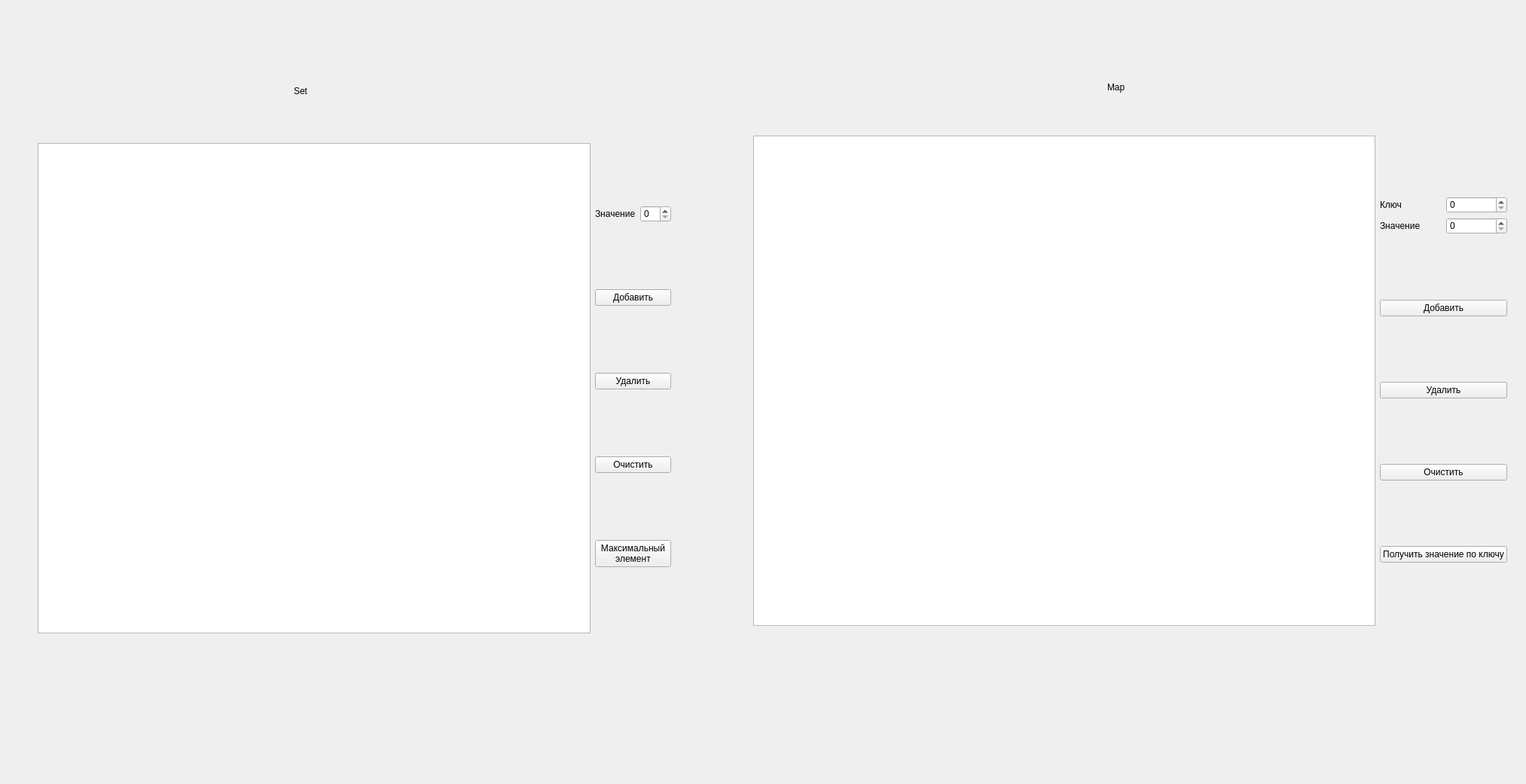
<?xml version="1.0" encoding="UTF-8"?>
<ui version="4.0">
 <class>MainWindow</class>
 <widget class="QMainWindow" name="MainWindow">
  <property name="geometry">
   <rect>
    <x>0</x>
    <y>0</y>
    <width>2026</width>
    <height>1041</height>
   </rect>
  </property>
  <property name="windowTitle">
   <string>MainWindow</string>
  </property>
  <property name="styleSheet">
   <string notr="true">color: rgb(0, 0, 0);
font: 700 italic 15pt &quot;Ubuntu&quot;;</string>
  </property>
  <widget class="QWidget" name="centralwidget">
   <widget class="QLabel" name="label">
    <property name="geometry">
     <rect>
      <x>390</x>
      <y>100</y>
      <width>91</width>
      <height>41</height>
     </rect>
    </property>
    <property name="text">
     <string>Set</string>
    </property>
   </widget>
   <widget class="QLabel" name="label_2">
    <property name="geometry">
     <rect>
      <x>1470</x>
      <y>90</y>
      <width>161</width>
      <height>51</height>
     </rect>
    </property>
    <property name="text">
     <string>Map</string>
    </property>
   </widget>
   <widget class="QWidget" name="layoutWidget">
    <property name="geometry">
     <rect>
      <x>1000</x>
      <y>180</y>
      <width>1001</width>
      <height>651</height>
     </rect>
    </property>
    <layout class="QHBoxLayout" name="horizontalLayout_4">
     <item>
      <widget class="QTextEdit" name="mapTextEdit"/>
     </item>
     <item>
      <layout class="QVBoxLayout" name="verticalLayout_2">
       <item>
        <layout class="QVBoxLayout" name="verticalLayout">
         <item>
          <layout class="QHBoxLayout" name="horizontalLayout_3">
           <item>
            <widget class="QLabel" name="label_5">
             <property name="text">
              <string>Ключ</string>
             </property>
            </widget>
           </item>
           <item>
            <widget class="QSpinBox" name="spb_map_key"/>
           </item>
          </layout>
         </item>
         <item>
          <layout class="QHBoxLayout" name="horizontalLayout_2">
           <item>
            <widget class="QLabel" name="label_4">
             <property name="text">
              <string>Значение</string>
             </property>
            </widget>
           </item>
           <item>
            <widget class="QSpinBox" name="spb_map_value"/>
           </item>
          </layout>
         </item>
        </layout>
       </item>
       <item>
        <widget class="QPushButton" name="spb_map_add">
         <property name="text">
          <string>Добавить</string>
         </property>
        </widget>
       </item>
       <item>
        <widget class="QPushButton" name="spb_map_remove">
         <property name="text">
          <string>Удалить</string>
         </property>
        </widget>
       </item>
       <item>
        <widget class="QPushButton" name="spb_map_clear">
         <property name="text">
          <string>Очистить</string>
         </property>
        </widget>
       </item>
       <item>
        <widget class="QPushButton" name="spb_map_getValue">
         <property name="text">
          <string>Получить значение по ключу</string>
         </property>
        </widget>
       </item>
      </layout>
     </item>
    </layout>
   </widget>
   <widget class="QWidget" name="layoutWidget">
    <property name="geometry">
     <rect>
      <x>50</x>
      <y>190</y>
      <width>841</width>
      <height>651</height>
     </rect>
    </property>
    <layout class="QHBoxLayout" name="horizontalLayout_5">
     <item>
      <widget class="QTextEdit" name="setTextEdit"/>
     </item>
     <item>
      <layout class="QVBoxLayout" name="verticalLayout_3">
       <item>
        <layout class="QHBoxLayout" name="horizontalLayout">
         <item>
          <widget class="QLabel" name="label_3">
           <property name="text">
            <string>Значение</string>
           </property>
          </widget>
         </item>
         <item>
          <widget class="QSpinBox" name="spb_set_value"/>
         </item>
        </layout>
       </item>
       <item>
        <widget class="QPushButton" name="bnt_set_add">
         <property name="text">
          <string>Добавить</string>
         </property>
        </widget>
       </item>
       <item>
        <widget class="QPushButton" name="bnt_set_remove">
         <property name="text">
          <string>Удалить</string>
         </property>
        </widget>
       </item>
       <item>
        <widget class="QPushButton" name="bnt_set_clear">
         <property name="text">
          <string>Очистить</string>
         </property>
        </widget>
       </item>
       <item>
        <widget class="QPushButton" name="pushButton">
         <property name="text">
          <string>Максимальный
элемент</string>
         </property>
        </widget>
       </item>
      </layout>
     </item>
    </layout>
   </widget>
  </widget>
 </widget>
 <resources/>
 <connections/>
</ui>
